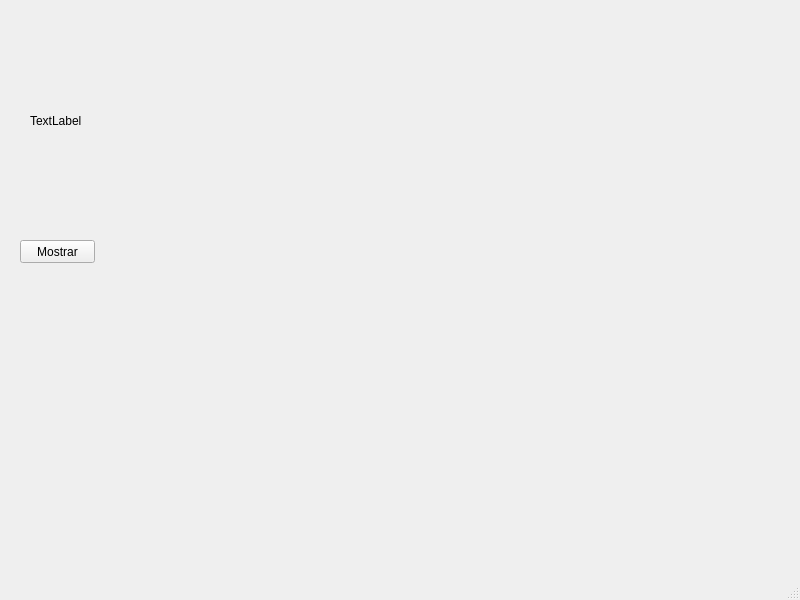
<?xml version="1.0" encoding="UTF-8"?>
<!-- Reconstruído em 2026 a partir do ui_mainwindow.h gerado na pasta build (o .ui original foi perdido). -->
<ui version="4.0">
 <class>MainWindow</class>
 <widget class="QMainWindow" name="MainWindow">
  <property name="geometry">
   <rect>
    <x>0</x>
    <y>0</y>
    <width>800</width>
    <height>600</height>
   </rect>
  </property>
  <property name="windowTitle">
   <string>MainWindow</string>
  </property>
  <widget class="QWidget" name="centralwidget">
   <widget class="QLabel" name="label">
    <property name="geometry">
     <rect>
      <x>30</x>
      <y>20</y>
      <width>511</width>
      <height>201</height>
     </rect>
    </property>
    <property name="text">
     <string>TextLabel</string>
    </property>
   </widget>
   <widget class="QPushButton" name="pushButton">
    <property name="geometry">
     <rect>
      <x>20</x>
      <y>240</y>
      <width>75</width>
      <height>23</height>
     </rect>
    </property>
    <property name="text">
     <string>Mostrar</string>
    </property>
   </widget>
  </widget>
  <widget class="QMenuBar" name="menubar">
   <property name="geometry">
    <rect>
     <x>0</x>
     <y>0</y>
     <width>800</width>
     <height>21</height>
    </rect>
   </property>
  </widget>
  <widget class="QStatusBar" name="statusbar"/>
 </widget>
 <resources/>
 <connections/>
</ui>
